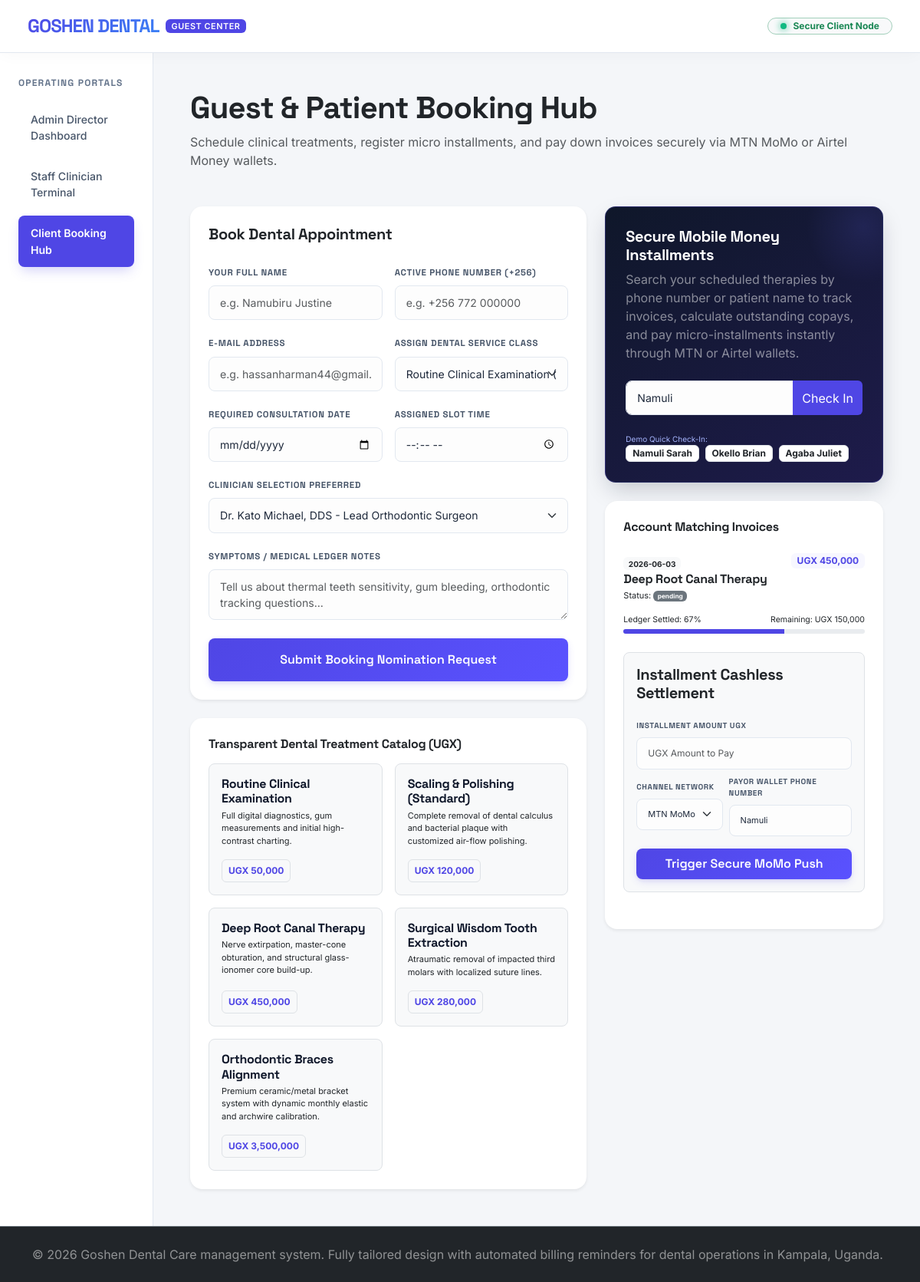
Page /patient.php?checkin_phone=Namuli on the committed database.
### tables this page shows
CREATE TABLE IF NOT EXISTS `services` (
  `id` VARCHAR(50) NOT NULL,
  `name` VARCHAR(150) NOT NULL,
  `price` DECIMAL(15, 2) NOT NULL DEFAULT 0.00,  
  `category` ENUM('Preventive', 'Curative', 'Aesthetic', 'Surgical') NOT NULL,
  `description` TEXT,
  PRIMARY KEY (`id`)
);

CREATE TABLE IF NOT EXISTS `appointments` (
  `id` VARCHAR(50) NOT NULL,
  `patient_name` VARCHAR(150) NOT NULL,
  `patient_phone` VARCHAR(30) NOT NULL,
  `patient_email` VARCHAR(150) NOT NULL,
  `service_id` VARCHAR(50) NOT NULL,
  `appointment_date` DATE NOT NULL,
  `appointment_time` TIME NOT NULL,
  `status` ENUM('pending', 'confirmed', 'treatment_completed', 'cancelled') NOT NULL DEFAULT 'pending',
  `clinician_id` VARCHAR(50) NOT NULL,
  `total_cost` DECIMAL(15, 2) NOT NULL DEFAULT 0.00,  
  `amount_paid` DECIMAL(15, 2) NOT NULL DEFAULT 0.00,  
  `payment_status` ENUM('unpaid', 'partial', 'fully_paid') NOT NULL DEFAULT 'unpaid',
  `clinical_notes` TEXT,
  `treatment_plan_step` VARCHAR(255) DEFAULT NULL,
  `rx_prescribed` VARCHAR(255) DEFAULT NULL,
  `reminders_sent` INT NOT NULL DEFAULT 0,
  `created_at` DATETIME NOT NULL DEFAULT CURRENT_TIMESTAMP,
  PRIMARY KEY (`id`),
  FOREIGN KEY (`service_id`) REFERENCES `services` (`id`) ON DELETE RESTRICT ON UPDATE CASCADE,
  FOREIGN KEY (`clinician_id`) REFERENCES `staff` (`id`) ON DELETE RESTRICT ON UPDATE CASCADE
);

### db.php (called while the page is built, shortened)
<?php
function formatUGX($amount) {
    return "UGX " . number_format($amount, 0, '.', ',');
}

### patient.php (the view, shortened to what this page needs)
<?php
require_once __DIR__ . '/db.php';
$services_data = $pdo ? $pdo->query("SELECT * FROM services")->fetchAll() : $_SESSION['mock_services'];
$staff_data = $pdo ? $pdo->query("SELECT * FROM staff")->fetchAll() : $_SESSION['mock_staff'];
$checkin_phone = isset($_GET['checkin_phone']) ? trim($_GET['checkin_phone']) : '';
$found_appointments = [];
if (!empty($checkin_phone)) {
    $all_appts = $pdo ? $pdo->query("SELECT * FROM appointments ORDER BY created_at DESC")->fetchAll() : $_SESSION['mock_appointments'];
    foreach ($all_appts as $ap) {
        if (stripos($ap['patient_phone'], $checkin_phone) !== false || stripos($ap['patient_name'], $checkin_phone) !== false) {
            foreach ($services_data as $s) {
                if ($s['id'] === $ap['service_id']) {
                    $ap['service_name'] = $s['name'];
                    break;
                }
            }
            $found_appointments[] = $ap;
        }
    }
}
?>
<!DOCTYPE html>
<html lang="en">
<head>
  <link href="https://cdn.jsdelivr.net/npm/bootstrap@5.3.0/dist/css/bootstrap.min.css" rel="stylesheet">
  <link rel="stylesheet" href="styles.css">
</head>
<body>
  <header class="navbar navbar-expand-lg navbar-light py-3 px-4">
    <div class="container-fluid d-flex justify-content-between align-items-center">
      <div class="d-flex align-items-center gap-2">
        <div class="display-logo fs-4">GOSHEN DENTAL</div>
        <span class="badge text-white px-2 py-1" style="background-color: var(--primary-indigo); font-size: 0.68rem; letter-spacing: 0.05em; font-weight: 600;">GUEST CENTER</span>
      </div>
      <div>
        <span class="badge rounded-pill bg-light text-success border border-success-subtle px-3 py-1.5 d-flex align-items-center gap-2 font-semibold" style="font-size: 0.75rem;">
          <span class="ai-pulse-indicator"></span> Secure Client Node
        </span>
      </div>
    </div>
  </header>
  <div class="container-fluid flex-grow-1">
    <div class="row min-h-100">
      <nav class="col-md-3 col-lg-2 bg-indigo-sidebar p-4 d-flex flex-column gap-4">
        <div>
          <div class="sidebar-title mb-3">Operating Portals</div>
          <div class="d-flex flex-column gap-2">
            <a href="index.php" class="nav-link-custom">
              <span>Admin Director Dashboard</span>
            </a>
            <a href="staff.php" class="nav-link-custom">
              <span>Staff Clinician Terminal</span>
            </a>
            <a href="patient.php" class="nav-link-custom active">
              <span>Client Booking Hub</span>
            </a>
          </div>
        </div>
      </nav>
      <main class="col-md-9 col-lg-10 p-4 p-md-5">
        <div class="mb-5 text-left">
          <h1 class="text-dark">Guest & Patient Booking Hub</h1>
          <p class="text-muted fs-xs">Schedule clinical treatments, register micro installments, and pay down invoices securely via MTN MoMo or Airtel Money wallets.</p>
        </div>
        <div class="row g-4">
          <div class="col-lg-7">
            <div class="card border-0 shadow-sm p-4 rounded-4 bg-white mb-4">
              <h2 class="fs-5 font-bold text-dark mb-4">Book Dental Appointment</h2>
              <form action="patient.php" method="POST">
                <div class="row g-3 mb-3">
                  <div class="col-md-6">
                    <label class="form-label font-bold text-slate-600 fs-xs uppercase">Your Full Name</label>
                    <input type="text" name="patient_name" required class="form-control" placeholder="e.g. Namubiru Justine">
                  </div>
                  <div class="col-md-6">
                    <label class="form-label font-bold text-slate-600 fs-xs uppercase">Active Phone Number (+256)</label>
                    <input type="text" name="patient_phone" required class="form-control" placeholder="e.g. +256 772 000000">
                  </div>
                </div>
                <div class="row g-3 mb-3">
                  <div class="col-md-6">
                    <label class="form-label font-bold text-slate-600 fs-xs uppercase">E-Mail Address</label>
                    <input type="email" name="patient_email" required class="form-control" placeholder="e.g. hassanharman44@gmail.com">
                  </div>
                  <div class="col-md-6">
                    <label class="form-label font-bold text-slate-600 fs-xs uppercase">Assign Dental Service Class</label>
                    <select name="service_id" required class="form-select">
                      <?php foreach ($services_data as $serv): ?>
                        <option value="<?= $serv['id'] ?>"><?= htmlspecialchars($serv['name']) ?> (<?= formatUGX($serv['price']) ?>)</option>
                      <?php endforeach; ?>
                    </select>
                  </div>
                </div>
                <div class="row g-3 mb-3">
                  <div class="col-md-6">
                    <label class="form-label font-bold text-slate-600 fs-xs uppercase">Required Consultation Date</label>
                    <input type="date" name="booking_date" required class="form-control">
                  </div>
                  <div class="col-md-6">
                    <label class="form-label font-bold text-slate-600 fs-xs uppercase">Assigned Slot Time</label>
                    <input type="time" name="booking_time" required class="form-control">
                  </div>
                </div>
                <div class="mb-3">
                  <label class="form-label font-bold text-slate-600 fs-xs uppercase">Clinician Selection Preferred</label>
                  <select name="clinician_id" required class="form-select">
                    <?php foreach ($staff_data as $st): ?>
                      <option value="<?= $st['id'] ?>"><?= htmlspecialchars($st['name']) ?> - <?= htmlspecialchars($st['role']) ?></option>
                    <?php endforeach; ?>
                  </select>
                </div>
                <div class="mb-4">
                  <label class="form-label font-bold text-slate-600 fs-xs uppercase">Symptoms / Medical Ledger notes</label>
                  <textarea name="booking_notes" rows="2" class="form-control" placeholder="Tell us about thermal teeth sensitivity, gum bleeding, orthodontic tracking questions..."></textarea>
                </div>
                <button type="submit" class="btn btn-primary-custom w-100 py-3">Submit Booking Nomination Request</button>
              </form>
            </div>
            <div class="card border-0 shadow-sm p-4 rounded-4 bg-white">
              <h3 class="fs-6 font-bold text-dark mb-3">Transparent Dental Treatment Catalog (UGX)</h3>
              <div class="row g-3">
                <?php foreach ($services_data as $s): ?>
                  <div class="col-sm-6">
                    <div class="p-3 bg-light rounded-3 border h-100 d-flex flex-column justify-content-between">
                      <div>
                        <h4 class="fs-6 font-bold text-slate-800 mb-1" style="font-size: 13.5px;"><?= htmlspecialchars($s['name']) ?></h4>
                        <p class="text-slate-450 font-sans mb-3" style="font-size: 11px;"><?= htmlspecialchars($s['description'] ?? 'Primary clinic therapy') ?></p>
                      </div>
                      <span class="badge text-indigo bg-light text-start border p-2 font-mono fs-xs" style="color: var(--primary-indigo); background-color: rgba(99, 102, 241, 0.05); width: fit-content;"><?= formatUGX($s['price']) ?></span>
                    </div>
                  </div>
                <?php endforeach; ?>
              </div>
            </div>
          </div>
          <div class="col-lg-5">
            <div class="momo-pay-box mb-4">
              <h2 class="fs-5 font-bold text-white mb-2">Secure Mobile Money Installments</h2>
              <p class="text-white-50 fs-xs mb-4">Search your scheduled therapies by phone number or patient name to track invoices, calculate outstanding copays, and pay micro-installments instantly through MTN or Airtel wallets.</p>
              <form action="patient.php" method="GET">
                <div class="input-group">
                  <input type="text" name="checkin_phone" value="<?= htmlspecialchars($checkin_phone) ?>" required class="form-control" placeholder="Patient Name or Phone...">
                  <button type="submit" class="btn btn-primary bg-indigo border-0" style="background-color: var(--primary-indigo);">Check In</button>
                </div>
              </form>
              <div class="mt-4">
                <div class="text-[10px] uppercase font-mono tracking-wider text-indigo-300" style="font-size: 10px; color: #a5b4fc;">Demo Quick Check-In:</div>
                <div class="d-flex flex-wrap gap-2 mt-1.5">
                  <a href="patient.php?checkin_phone=Namuli" class="badge btn-sub-card border text-decoration-none bg-white text-dark py-1.5 font-sans">Namuli Sarah</a>
                  <a href="patient.php?checkin_phone=Okello" class="badge btn-sub-card border text-decoration-none bg-white text-dark py-1.5 font-sans">Okello Brian</a>
                  <a href="patient.php?checkin_phone=Juliet" class="badge btn-sub-card border text-decoration-none bg-white text-dark py-1.5 font-sans">Agaba Juliet</a>
                </div>
              </div>
            </div>
            <?php if (!empty($checkin_phone)): ?>
              <div class="card border-0 shadow-sm p-4 rounded-4 bg-white">
                <h3 class="fs-6 font-bold text-dark mb-4">Account Matching Invoices</h3>
                <?php if (empty($found_appointments)): ?>
                  <div class="text-center text-muted py-5 text-sm">No scheduled dental folder matches: '<strong><?= htmlspecialchars($checkin_phone) ?></strong>'</div>
                <?php else: ?>
                  <div class="d-flex flex-column gap-4">
                    <?php foreach ($found_appointments as $appt):
                      $outstanding = floatval($appt['total_cost']) - floatval($appt['amount_paid']);
                      $percent = floatval($appt['total_cost']) > 0 ? (floatval($appt['amount_paid']) / floatval($appt['total_cost'])) * 100 : 0;
                    ?>
                      <div class="pb-4 border-bottom last-border-0">
                        <div class="d-flex justify-content-between align-items-start mb-2">
                          <div>
                            <span class="badge bg-light text-dark font-mono text-[9px]" style="font-size: 10px;"><?= $appt['appointment_date'] ?></span>
                            <h4 class="fs-6 font-bold text-dark mt-1.5 mb-1"><?= htmlspecialchars($appt['service_name']) ?></h4>
                            <p class="text-slate-400 mb-0 font-sans text-[11.5px]" style="font-size: 11px;">Status: <span class="badge bg-secondary font-mono text-[9px]"><?= $appt['status'] ?></span></p>
                          </div>
                          <span class="badge bg-indigo-sub text-indigo font-bold font-mono" style="color: var(--primary-indigo); background-color: rgba(99, 102, 241, 0.05);"><?= formatUGX($appt['total_cost']) ?></span>
                        </div>
                        <div class="mt-3">
                          <div class="d-flex justify-content-between text-[10px] font-mono mb-1" style="font-size: 10.5px;">
                            <span>Ledger Settled: <?= number_format($percent, 0) ?>%</span>
                            <span>Remaining: <?= formatUGX($outstanding) ?></span>
                          </div>
                          <div class="progress" style="height: 6px;">
                            <div class="progress-bar" role="progressbar" style="width: <?= $percent ?>%; background-color: <?= $percent >= 100 ? 'var(--coral-emerald)' : 'var(--primary-indigo)' ?>;"></div>
                          </div>
                        </div>
                        <?php if ($outstanding > 0): ?>
                          <div class="mt-4 p-3 bg-light rounded-3 border">
                            <h5 class="fs-xs font-bold text-dark uppercase tracking-widest font-mono mb-3">Installment Cashless Settlement</h5>
                            <form action="patient.php" method="POST" onsubmit="return alertUSSDSim(this)">
                              <div class="mb-2">
                                <label class="form-label font-bold text-slate-500 text-[10px]" style="font-size: 10px;">INSTALLMENT AMOUNT UGX</label>
                                <input type="number" name="momo_amount" required max="<?= $outstanding ?>" min="100" class="form-control text-xs" style="font-size: 12px;" placeholder="UGX Amount to Pay">
                              </div>
                              <div class="row g-2 mb-3">
                                <div class="col-5">
                                  <label class="form-label font-bold text-slate-500 text-[10px]" style="font-size: 10px;">CHANNEL NETWORK</label>
                                  <select name="momo_channel" class="form-select text-[11px]" style="font-size: 11px;">
                                    <option value="MTN MoMo">MTN MoMo</option>
                                  </select>
                                </div>
                                <div class="col-7">
                                  <label class="form-label font-bold text-slate-500 text-[10px]" style="font-size: 10px;">PAYOR WALLET PHONE NUMBER</label>
                                  <input type="text" name="momo_phone" required value="<?= htmlspecialchars($checkin_phone) ?>" class="form-control text-xs" style="font-size: 11px;" placeholder="07xx xxxxxx">
                                </div>
                              </div>
                              <button type="submit" class="btn btn-primary-custom w-100 fs-xs py-2">Trigger Secure MoMo Push</button>
                            </form>
                          </div>
                        <?php else: ?>
                          <div class="text-success fs-xs font-bold font-sans mt-3 text-center p-2 bg-emerald-50 rounded-3 border border-emerald-100">
                            ✓ This clinic treatment ledger has been fully cleared! Thank you.
                          </div>
                        <?php endif; ?>
                      </div>
                    <?php endforeach; ?>
                  </div>
                <?php endif; ?>
              </div>
            <?php endif; ?>
          </div>
        </div>
      </main>
    </div>
  </div>
  <footer class="bg-dark text-white-50 text-center py-4 border-top border-secondary fs-xs mt-auto">
    <div class="container d-flex flex-col flex-md-row justify-content-between align-items-center gap-2">
      <p class="mb-0 text-start text-white-50">© 2026 Goshen Dental Care management system. Fully tailored design with automated billing reminders for dental operations in Kampala, Uganda.</p>
    </div>
  </footer>
</body>
</html>

### rows in the picture
services: name "Routine Clinical Examination", description "Full digital diagnostics, gum measurements and initial high-contrast charting.", price "UGX 50,000"
services: name "Scaling & Polishing (Standard)", description "Complete removal of dental calculus and bacterial plaque with customized air-flow polishing.", price "UGX 120,000"
services: name "Deep Root Canal Therapy", description "Nerve extirpation, master-cone obturation, and structural glass-ionomer core build-up.", price "UGX 450,000"
services: name "Surgical Wisdom Tooth Extraction", description "Atraumatic removal of impacted third molars with localized suture lines.", price "UGX 280,000"
services: name "Orthodontic Braces Alignment", description "Premium ceramic/metal bracket system with dynamic monthly elastic and archwire calibration.", price "UGX 3,500,000"
appointments: appointment_date "2026-06-03", service_name "Deep Root Canal Therapy", status "pending", total_cost "UGX 450,000", percent "67", formatUGX($outstanding) "UGX 150,000"

### other values in the picture
form field service_id "Routine Clinical Examination (UGX 50,000)"
form field clinician_id "Dr. Kato Michael, DDS - Lead Orthodontic Surgeon"
